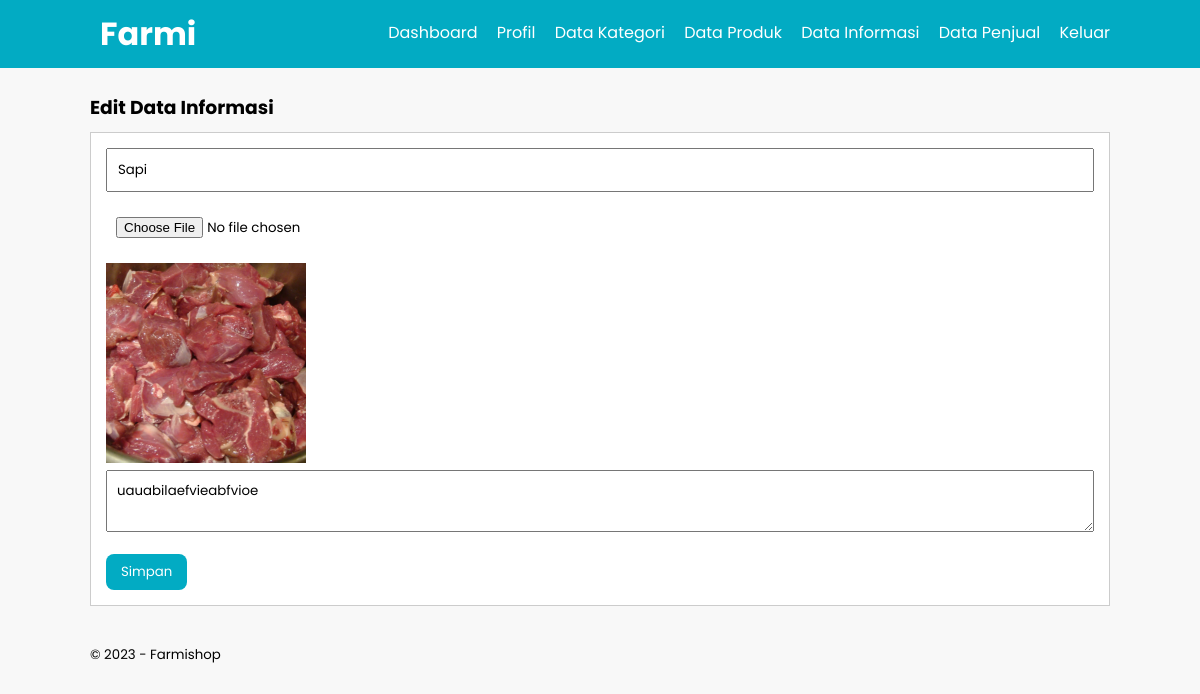
Screenshot of /edit-info.php?id=22 (signed in) with the database file from the repository.
### tables this page shows
CREATE TABLE `information` (
  `id_information` int(11) NOT NULL,
  `nama` varchar(255) NOT NULL,
  `gambar` varchar(115) NOT NULL,
  `isi` text NOT NULL
);

### edit-info.php (the view, shortened to what this page needs)
<?php
include('db.php');
?>
<!DOCTYPE html>
<html lang="en">
<head>
    <link rel="stylesheet" href="css/style.css">
</head>
<body>
    <header>
        <div class="container">
            <h1><a href="dashboard.php">Farmi</a></h1>
            <ul>
                <li><a href="dashboard.php">Dashboard</a></li>
                <li><a href="profil.php">Profil</a></li>
                <li><a href="data-kategori.php">Data Kategori</a></li>
                <li><a href="data-produk.php">Data Produk</a></li>
                <li><a href="data-info.php">Data Informasi</a></li>
                <li><a href="data-seller.php">Data Penjual</a></li>
                <li><a href="login.php">Keluar</a></li>
            </ul>
        </div>
    </header>
    <div class="section">
        <div class="container">
            <h3>Edit Data Informasi</h3>
            <div class="box">
                <?php
                $id = $_GET['id'];
                $query = mysqli_query($conn, "SELECT * FROM information WHERE id_information = '$id'");
                $data = mysqli_fetch_assoc($query);
                ?>
                <form action="" method="POST" enctype="multipart/form-data">
                    <input type="text" name="nama" value="<?php echo $data['nama'] ?>" class="input-control" placeholder="Nama">
                    <input type="file" name="foto" class="input-control" autocomplete="off">
                    <img src="info-photo/<?php echo $data['gambar']?>" alt="" width="200px">
                    <textarea class="input-control" name="deskripsi" placeholder="Deskripsi"><?php echo $data['isi']; ?></textarea>
                    <input type="submit" name="submit" value="Simpan">
                </form>
            </div>
        </div>
    </div>
    <footer>
        <div class="container">
            <small>&copy; 2023 - Farmishop</small>
        </div>
    </footer>
</body>
</html>

### css/style.css (style rules this page uses)
* { padding: 0; margin: 0; font-family: 'Poppins',sans-serif; }
body { background-color: #f8f8f8; }
a { color: inherit; text-decoration: none; }
.input-control { width: 100%; padding: 10px; margin-bottom: 15px; box-sizing: border-box; }
header { background-color: #02ABC3; color: #fff; }
header h1 { float: left; padding: 10px; }
header ul { float: right; }
header ul li { display: inline-block; }
header ul li a { padding: 20px 0 20px 15px; display: inline-block; }
.container { width: 85%; margin: 0 auto; }
.container:after { content: ''; display: block; clear: both; }
.section { padding: 25px 0; }
.box { background-color: #fff; border: 1px solid #ccc; padding: 15px; box-sizing: border-box; margin: 10px 0; }
.box::after { content: ''; display: block; clear: both; }
input[type=submit] { padding: 8px 15px; background-color: #02ABC3; color: #fff; border: none; cursor: pointer; border-radius: 8px; }

### rows the page displays
information: nama "Sapi", gambar (picture), deskripsi "uauabilaefvieabfvioe"
